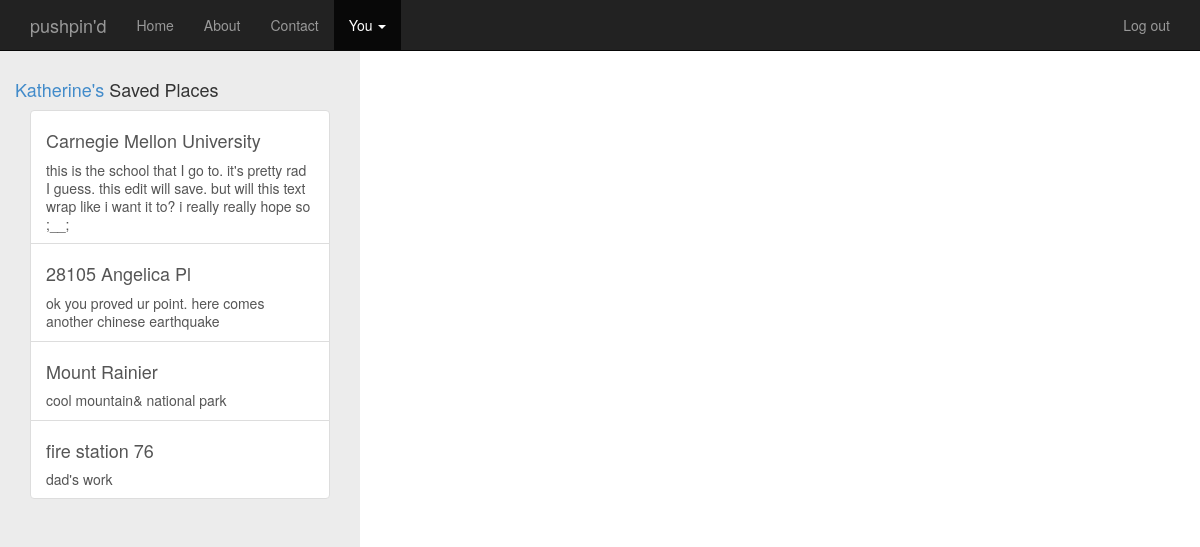
The app's page /users/1/places/, older data.
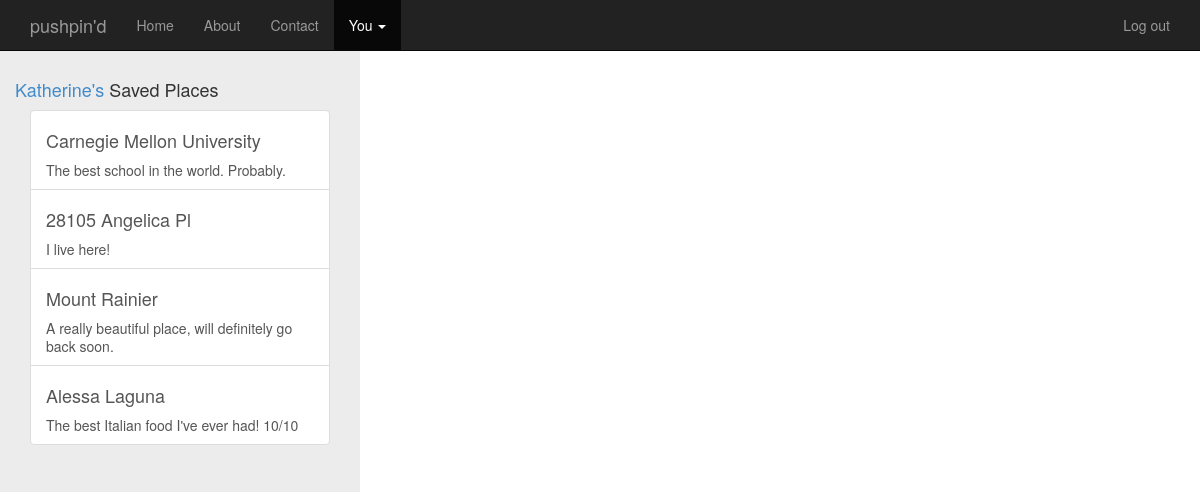
The same page, newer data.
### locationlib/models.py (models this page shows, shortened)
class Location(models.Model):
	name = models.CharField(max_length=70)
	longitude = models.DecimalField(max_digits=7,decimal_places=4)
	latitude = models.DecimalField(max_digits=7,decimal_places=4)
	custDescription = models.CharField(max_length=500, default='')
	custName = models.CharField(max_length=70, default='')
	user = models.ForeignKey(User)
	saveDate = models.DateTimeField(default=timezone.now)
	def getCoordinates(self):
		if (type(self.longitude) != str) and (type(self.latitude) != str):
			return "(" + str(self.longitude)+ ", " + str(self.latitude) + ")"
		else:
			return None
	getCoordinates.admin_order_field = 'name'
	getCoordinates.short_description = 'Coordinates'

### users/views.py (the view)
# urls.py: url(r'^(?P<user_id>\d+)/places/$', views.places_index, name='places'),
def places_index(request,user_id):
	user = get_object_or_404(User, pk=user_id)
	userProfile = Profile.objects.get(user=user)
	location_list = userProfile.get_locations()
	context = {
		'user':user,
		'profile':userProfile,
		'location_list':location_list,
		'request':request,
		'loggedin': user.is_authenticated(),
	}
	return render(request, 'users/index.html', context)

### users/models.py (called while the page is built)
	def get_locations(self):
		return Location.objects.filter(user=self.user)

### users/templates/users/index.html (shortened to what this page needs)
<head>
	{% load staticfiles %}
	<link rel="stylesheet" type='text/css' href="{% static 'users/style.css' %}" />
	<link rel="stylesheet" type='text/css' href="{% static 'locationlib/bootstrap.min.css' %}" />
</head>
<body>
	<div class="navbar navbar-inverse navbar-fixed-top" role="navigation">
	    <div class="container">
	        <div class="navbar-header">
	            <a class="navbar-brand" href="/">pushpin'd</a>
	        </div>
	        <div class="navbar-collapse collapse">
		        <ul class="nav navbar-nav">
		            <li><a href="{% url 'home' %}">Home</a></li>
		            <li><a href="#about">About</a></li>
		            <li><a href="#contact">Contact</a></li>
		            {% if loggedin %}
		            	<li class="dropdown active">
		            		<a href='#' class="dropdown-toggle" data-toggle="dropdown">You <span class="caret"></span></a>
				        </li>
		            {% endif %}
		        </ul>
	        	{% if not loggedin %}
		        	<form class="navbar-form navbar-right" role="form" action="{% url 'authenticator' %}" method="POST">
			            <div id="mini-login" class="form-group">
							{% csrf_token %}
							<input type='text' placeholder="Username" name="username" class="form-control">
							<input type='password' placeholder="Password" name="password" class="form-control">
							<input type='Submit' value='Log In' class="btn btn-success">
						</div>
		            </form>
	            {% else %}
	            	<ul class="nav navbar-nav navbar-right">
			    		<li><a href='{% url "logout" %}' >Log out</a></li>
			    	</ul>
			    {% endif %}
		    </div>
	    </div>
	</div>
	<div class="container" id='location-sidebar'>
		<div id="location-list-header">
			<br>
			<h4>
			{% if user.id != request.user.id %}
				{% if profile.firstName != '' %}
				<a href='{% url "users:profile" user.id %}'>{{ profile.firstName}}'s</a> Saved Places
				{% else %}
				<a href='{% url "users:profile" user.id %}'>{{user}}'s</a> Saved Places
				{% endif %}
			{% else %}
				<a href="{% url 'users:profile' user.id %}">Your</a> Saved Places
			{% endif %}
			</h4>
		</div>
		<div class="container" id="location-list">
			<div class="list-group">
				{% if location_list %}
					{% for location in location_list %}
						<a class="list-group-item" href="{% url 'locationlib:detail' location.id %}">
							<div class="location-container" id="{{location.id}}">
								<h4 class="list-group-item-header">{{location.name}}</h4></li>
								<p class="list-group-item-text">{{location.custDescription}}</p>
							</div>
						</a>
					{% endfor %}
				{% else %}
					<p>no places saved! :(</p>
					{% if user == request.user %}
					<a href="{% url 'users:add' user.id %}">add a new place?</a>
					{% endif %}
				{% endif %}
			</div>
		</div>
	</div>
	<div id="map-canvas"></div>
</body>

Row changes from the older to the newer data that the page shows:
removed Location: name "fire station 76", custDescription "dad's work"
changed Location "Carnegie Mellon University": custDescription "this is the school that I go to. it's pretty rad I guess. this edit will save. but will this text wrap like i want it to? i really really hope so ;__;" → "The best school in the world. Probably."
changed Location "28105 Angelica Pl": custDescription "ok you proved ur point. here comes another chinese earthquake" → "I live here!"
changed Location "Mount Rainier": custDescription "cool mountain& national park" → "A really beautiful place, will definitely go back soon."
added Location: name "Alessa Laguna", custDescription "The best Italian food I've ever had! 10/10"
